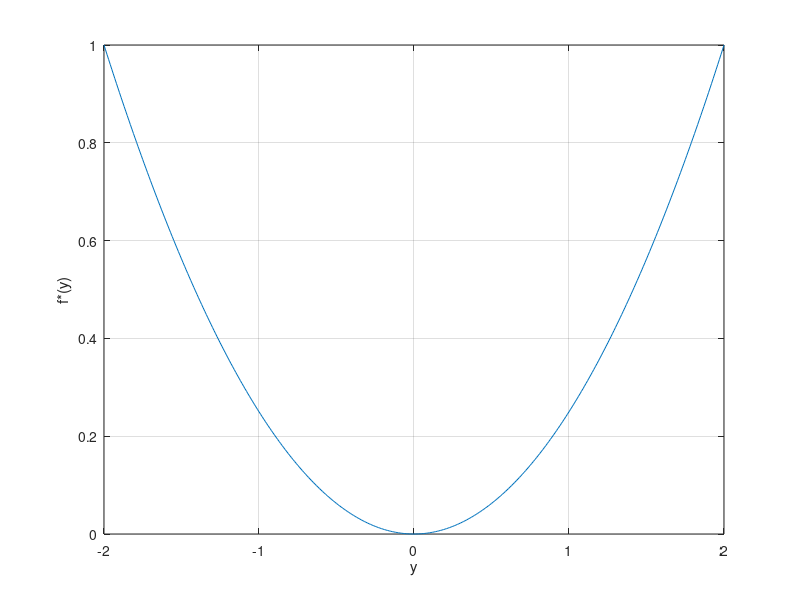
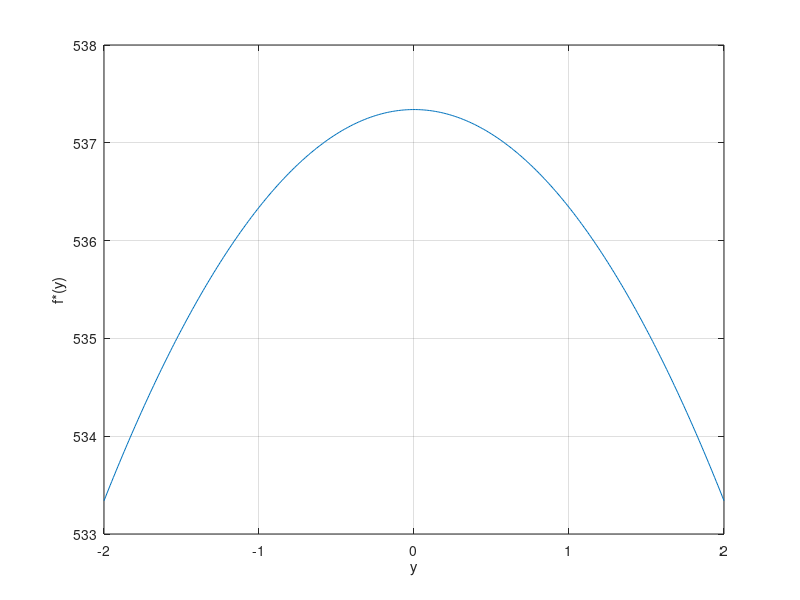

These figures' MATLAB source, in order:
% f*(y)=supx y^Tx-fx

x = [-2:0.01:2].';
y = x;


for yi = 1:length(y)
    fy1(yi) = max(y(yi)*x-x.^2);
end

fy2 = y.'*x-x.^2;

figure; plot(y,fy1); grid on; xlabel('y'); ylabel('f*(y)');
figure; plot(y,fy2); grid on; xlabel('y'); ylabel('f*(y)');